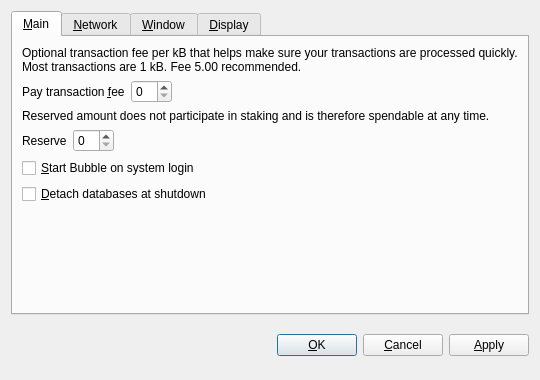
<?xml version="1.0" encoding="UTF-8"?>
<ui version="4.0">
 <class>OptionsDialog</class>
 <widget class="QDialog" name="OptionsDialog">
  <property name="geometry">
   <rect>
    <x>0</x>
    <y>0</y>
    <width>540</width>
    <height>380</height>
   </rect>
  </property>
  <property name="windowTitle">
   <string>Options</string>
  </property>
  <property name="modal">
   <bool>true</bool>
  </property>
  <layout class="QVBoxLayout" name="verticalLayout">
   <item>
    <widget class="QTabWidget" name="tabWidget">
     <property name="tabPosition">
      <enum>QTabWidget::North</enum>
     </property>
     <property name="currentIndex">
      <number>0</number>
     </property>
     <widget class="QWidget" name="tabMain">
      <attribute name="title">
       <string>&amp;Main</string>
      </attribute>
      <layout class="QVBoxLayout" name="verticalLayout_Main">
       <item>
        <widget class="QLabel" name="transactionFeeInfoLabel">
         <property name="text">
          <string>Optional transaction fee per kB that helps make sure your transactions are processed quickly. Most transactions are 1 kB. Fee 5.00 recommended.</string>
         </property>
         <property name="textFormat">
          <enum>Qt::PlainText</enum>
         </property>
         <property name="wordWrap">
          <bool>true</bool>
         </property>
        </widget>
       </item>
       <item>
        <layout class="QHBoxLayout" name="horizontalLayoutFee">
         <item>
          <widget class="QLabel" name="transactionFeeLabel">
           <property name="text">
            <string>Pay transaction &amp;fee</string>
           </property>
           <property name="textFormat">
            <enum>Qt::PlainText</enum>
           </property>
           <property name="buddy">
            <cstring>transactionFee</cstring>
           </property>
          </widget>
         </item>
         <item>
          <widget class="BitcoinAmountField" name="transactionFee"/>
         </item>
         <item>
          <spacer name="horizontalSpacerFee">
           <property name="orientation">
            <enum>Qt::Horizontal</enum>
           </property>
           <property name="sizeHint" stdset="0">
            <size>
             <width>40</width>
             <height>20</height>
            </size>
           </property>
          </spacer>
         </item>
        </layout>
       </item>
       <item>
        <widget class="QLabel" name="reserveBalanceInfoLabel">
         <property name="text">
          <string>Reserved amount does not participate in staking and is therefore spendable at any time.</string>
         </property>
         <property name="textFormat">
          <enum>Qt::PlainText</enum>
         </property>
         <property name="wordWrap">
          <bool>true</bool>
         </property>
        </widget>
       </item>
       <item>
        <layout class="QHBoxLayout" name="horizontalLayoutReserveBalance">
         <item>
          <widget class="QLabel" name="reserveBalanceLabel">
           <property name="text">
            <string>Reserve</string>
           </property>
           <property name="textFormat">
            <enum>Qt::PlainText</enum>
           </property>
           <property name="buddy">
            <cstring>reserveBalance</cstring>
           </property>
          </widget>
         </item>
         <item>
          <widget class="BitcoinAmountField" name="reserveBalance"/>
         </item>
         <item>
          <spacer name="horizontalSpacerReserveBalance">
           <property name="orientation">
            <enum>Qt::Horizontal</enum>
           </property>
           <property name="sizeHint" stdset="0">
            <size>
             <width>40</width>
             <height>20</height>
            </size>
           </property>
          </spacer>
         </item>
        </layout>
       </item>
       <item>
        <widget class="QCheckBox" name="bitcoinAtStartup">
         <property name="toolTip">
          <string>Automatically start Bubble after logging in to the system.</string>
         </property>
         <property name="text">
          <string>&amp;Start Bubble on system login</string>
         </property>
        </widget>
       </item>
       <item>
        <widget class="QCheckBox" name="detachDatabases">
         <property name="toolTip">
          <string>Detach block and address databases at shutdown. This means they can be moved to another data directory, but it slows down shutdown. The wallet is always detached.</string>
         </property>
         <property name="text">
          <string>&amp;Detach databases at shutdown</string>
         </property>
        </widget>
       </item>
       <item>
        <spacer name="verticalSpacer_Main">
         <property name="orientation">
          <enum>Qt::Vertical</enum>
         </property>
         <property name="sizeHint" stdset="0">
          <size>
           <width>20</width>
           <height>40</height>
          </size>
         </property>
        </spacer>
       </item>
      </layout>
     </widget>
     <widget class="QWidget" name="tabNetwork">
      <attribute name="title">
       <string>&amp;Network</string>
      </attribute>
      <layout class="QVBoxLayout" name="verticalLayout_Network">
       <item>
        <widget class="QCheckBox" name="mapPortUpnp">
         <property name="toolTip">
          <string>Automatically open the Bubble client port on the router. This only works when your router supports UPnP and it is enabled.</string>
         </property>
         <property name="text">
          <string>Map port using &amp;UPnP</string>
         </property>
        </widget>
       </item>
       <item>
        <widget class="QCheckBox" name="connectSocks">
         <property name="toolTip">
          <string>Connect to the Bubble network through a SOCKS proxy (e.g. when connecting through Tor).</string>
         </property>
         <property name="text">
          <string>&amp;Connect through SOCKS proxy:</string>
         </property>
        </widget>
       </item>
       <item>
        <layout class="QHBoxLayout" name="horizontalLayout_Network">
         <item>
          <widget class="QLabel" name="proxyIpLabel">
           <property name="text">
            <string>Proxy &amp;IP:</string>
           </property>
           <property name="textFormat">
            <enum>Qt::PlainText</enum>
           </property>
           <property name="buddy">
            <cstring>proxyIp</cstring>
           </property>
          </widget>
         </item>
         <item>
          <widget class="QValidatedLineEdit" name="proxyIp">
           <property name="maximumSize">
            <size>
             <width>140</width>
             <height>16777215</height>
            </size>
           </property>
           <property name="toolTip">
            <string>IP address of the proxy (e.g. 127.0.0.1)</string>
           </property>
          </widget>
         </item>
         <item>
          <widget class="QLabel" name="proxyPortLabel">
           <property name="text">
            <string>&amp;Port:</string>
           </property>
           <property name="textFormat">
            <enum>Qt::PlainText</enum>
           </property>
           <property name="buddy">
            <cstring>proxyPort</cstring>
           </property>
          </widget>
         </item>
         <item>
          <widget class="QLineEdit" name="proxyPort">
           <property name="maximumSize">
            <size>
             <width>55</width>
             <height>16777215</height>
            </size>
           </property>
           <property name="toolTip">
            <string>Port of the proxy (e.g. 9050)</string>
           </property>
          </widget>
         </item>
         <item>
          <widget class="QLabel" name="socksVersionLabel">
           <property name="text">
            <string>SOCKS &amp;Version:</string>
           </property>
           <property name="textFormat">
            <enum>Qt::PlainText</enum>
           </property>
           <property name="buddy">
            <cstring>socksVersion</cstring>
           </property>
          </widget>
         </item>
         <item>
          <widget class="QValueComboBox" name="socksVersion">
           <property name="toolTip">
            <string>SOCKS version of the proxy (e.g. 5)</string>
           </property>
          </widget>
         </item>
         <item>
          <spacer name="horizontalSpacer_Network">
           <property name="orientation">
            <enum>Qt::Horizontal</enum>
           </property>
           <property name="sizeHint" stdset="0">
            <size>
             <width>40</width>
             <height>20</height>
            </size>
           </property>
          </spacer>
         </item>
        </layout>
       </item>
       <item>
        <spacer name="verticalSpacer_Network">
         <property name="orientation">
          <enum>Qt::Vertical</enum>
         </property>
         <property name="sizeHint" stdset="0">
          <size>
           <width>20</width>
           <height>40</height>
          </size>
         </property>
        </spacer>
       </item>
      </layout>
     </widget>
     <widget class="QWidget" name="tabWindow">
      <attribute name="title">
       <string>&amp;Window</string>
      </attribute>
      <layout class="QVBoxLayout" name="verticalLayout_Window">
       <item>
        <widget class="QCheckBox" name="minimizeToTray">
         <property name="toolTip">
          <string>Show only a tray icon after minimizing the window.</string>
         </property>
         <property name="text">
          <string>&amp;Minimize to the tray instead of the taskbar</string>
         </property>
        </widget>
       </item>
       <item>
        <widget class="QCheckBox" name="minimizeOnClose">
         <property name="toolTip">
          <string>Minimize instead of exit the application when the window is closed. When this option is enabled, the application will be closed only after selecting Quit in the menu.</string>
         </property>
         <property name="text">
          <string>M&amp;inimize on close</string>
         </property>
        </widget>
       </item>
       <item>
        <spacer name="verticalSpacer_Window">
         <property name="orientation">
          <enum>Qt::Vertical</enum>
         </property>
         <property name="sizeHint" stdset="0">
          <size>
           <width>20</width>
           <height>40</height>
          </size>
         </property>
        </spacer>
       </item>
      </layout>
     </widget>
     <widget class="QWidget" name="tabDisplay">
      <attribute name="title">
       <string>&amp;Display</string>
      </attribute>
      <layout class="QVBoxLayout" name="verticalLayout_Display">
       <item>
        <layout class="QHBoxLayout" name="horizontalLayout_1_Display">
         <item>
          <widget class="QLabel" name="langLabel">
           <property name="text">
            <string>User Interface &amp;language:</string>
           </property>
           <property name="textFormat">
            <enum>Qt::PlainText</enum>
           </property>
           <property name="buddy">
            <cstring>lang</cstring>
           </property>
          </widget>
         </item>
         <item>
          <widget class="QValueComboBox" name="lang">
           <property name="toolTip">
            <string>The user interface language can be set here. This setting will take effect after restarting Bubble.</string>
           </property>
          </widget>
         </item>
        </layout>
       </item>
       <item>
        <layout class="QHBoxLayout" name="horizontalLayout_2_Display">
         <item>
          <widget class="QLabel" name="unitLabel">
           <property name="text">
            <string>&amp;Unit to show amounts in:</string>
           </property>
           <property name="textFormat">
            <enum>Qt::PlainText</enum>
           </property>
           <property name="buddy">
            <cstring>unit</cstring>
           </property>
          </widget>
         </item>
         <item>
          <widget class="QValueComboBox" name="unit">
           <property name="toolTip">
            <string>Choose the default subdivision unit to show in the interface and when sending coins.</string>
           </property>
          </widget>
         </item>
        </layout>
       </item>
       <item>
        <widget class="QCheckBox" name="displayAddresses">
         <property name="toolTip">
          <string>Whether to show Bubble addresses in the transaction list or not.</string>
         </property>
         <property name="text">
          <string>&amp;Display addresses in transaction list</string>
         </property>
        </widget>
       </item>
       <item>
        <widget class="QCheckBox" name="coinControlFeatures">
         <property name="toolTip">
          <string>Whether to show coin control features or not.</string>
         </property>
         <property name="text">
          <string>Display coin &amp;control features (experts only!)</string>
         </property>
        </widget>
       </item>
       <item>
        <spacer name="verticalSpacer_Display">
         <property name="orientation">
          <enum>Qt::Vertical</enum>
         </property>
         <property name="sizeHint" stdset="0">
          <size>
           <width>20</width>
           <height>40</height>
          </size>
         </property>
        </spacer>
       </item>
      </layout>
     </widget>
    </widget>
   </item>
   <item>
    <layout class="QHBoxLayout" name="horizontalLayout_Buttons">
     <item>
      <spacer name="horizontalSpacer_1">
       <property name="orientation">
        <enum>Qt::Horizontal</enum>
       </property>
       <property name="sizeHint" stdset="0">
        <size>
         <width>40</width>
         <height>48</height>
        </size>
       </property>
      </spacer>
     </item>
     <item>
      <widget class="QLabel" name="statusLabel">
       <property name="font">
        <font>
         <weight>75</weight>
         <bold>true</bold>
        </font>
       </property>
       <property name="text">
        <string/>
       </property>
       <property name="textFormat">
        <enum>Qt::PlainText</enum>
       </property>
       <property name="wordWrap">
        <bool>true</bool>
       </property>
      </widget>
     </item>
     <item>
      <spacer name="horizontalSpacer_2">
       <property name="orientation">
        <enum>Qt::Horizontal</enum>
       </property>
       <property name="sizeHint" stdset="0">
        <size>
         <width>40</width>
         <height>48</height>
        </size>
       </property>
      </spacer>
     </item>
     <item>
      <widget class="QPushButton" name="okButton">
       <property name="text">
        <string>&amp;OK</string>
       </property>
      </widget>
     </item>
     <item>
      <widget class="QPushButton" name="cancelButton">
       <property name="text">
        <string>&amp;Cancel</string>
       </property>
       <property name="autoDefault">
        <bool>false</bool>
       </property>
      </widget>
     </item>
     <item>
      <widget class="QPushButton" name="applyButton">
       <property name="text">
        <string>&amp;Apply</string>
       </property>
       <property name="autoDefault">
        <bool>false</bool>
       </property>
      </widget>
     </item>
    </layout>
   </item>
  </layout>
 </widget>
 <customwidgets>
  <customwidget>
   <class>BitcoinAmountField</class>
   <extends>QSpinBox</extends>
   <header>bitcoinamountfield.h</header>
  </customwidget>
  <customwidget>
   <class>QValueComboBox</class>
   <extends>QComboBox</extends>
   <header>qvaluecombobox.h</header>
  </customwidget>
  <customwidget>
   <class>QValidatedLineEdit</class>
   <extends>QLineEdit</extends>
   <header>qvalidatedlineedit.h</header>
  </customwidget>
 </customwidgets>
 <resources/>
 <connections/>
</ui>
